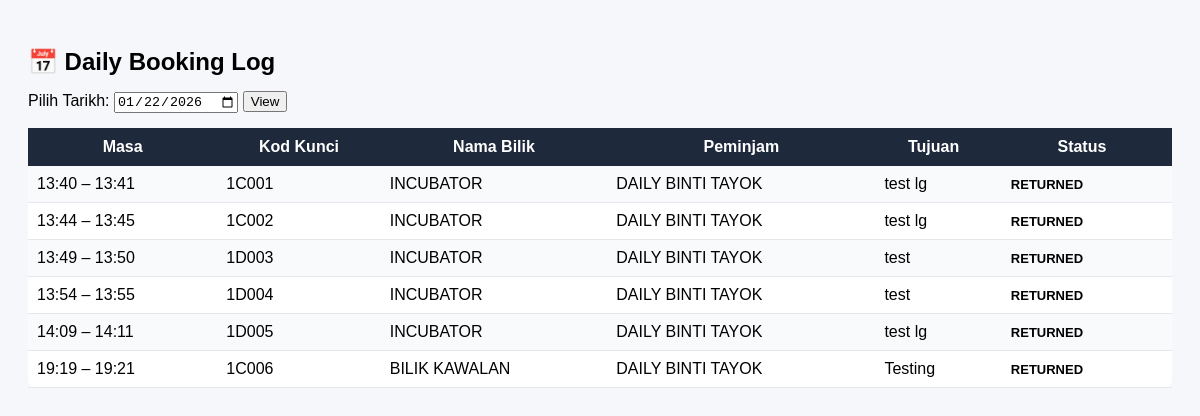
Screenshot of /booking_daily.php?date=2026-01-22 (signed in) with the database file from the repository.
### tables this page shows
CREATE TABLE `bookings` (
  `booking_id` int(11) NOT NULL,
  `room_id` int(11) NOT NULL,
  `key_code` varchar(50) DEFAULT NULL,
  `room_name` varchar(100) DEFAULT NULL,
  `borrower_type` enum('staff','others') NOT NULL,
  `staff_id` int(11) DEFAULT NULL,
  `borrower_name` varchar(150) NOT NULL,
  `phone` varchar(20) DEFAULT NULL,
  `booking_type` enum('time_slot','whole_day') NOT NULL,
  `booking_date` date NOT NULL,
  `start_time` time DEFAULT NULL,
  `end_time` time DEFAULT NULL,
  `end_datetime` datetime DEFAULT NULL,
  `purpose` text DEFAULT NULL,
  `created_at` timestamp NOT NULL DEFAULT current_timestamp(),
  `status` enum('BOOKED','RETURNED') NOT NULL DEFAULT 'BOOKED',
  `overdue_notified` tinyint(1) NOT NULL DEFAULT 0,
  `telegram_chat_id` bigint(20) DEFAULT NULL
);

CREATE TABLE `key_list` (
  `key_id` int(11) NOT NULL,
  `key_code` varchar(20) NOT NULL,
  `room_name` varchar(100) NOT NULL,
  `remarks` varchar(50) NOT NULL,
  `status` enum('AVAILABLE','BOOKED','OVERDUE','') NOT NULL DEFAULT 'AVAILABLE'
);

### booking_daily.php (the view, shortened to what this page needs)
<?php
include "db.php";
$date = $_GET['date'] ?? date('Y-m-d');
$stmt = $conn->prepare("
    SELECT
        b.booking_date,
        b.booking_type,
        b.start_time,
        b.end_time,
        b.borrower_name,
        b.purpose,
        b.status AS booking_status,
        k.key_code,
        k.room_name
    FROM bookings b
    JOIN key_list k ON k.key_id = b.room_id
    WHERE b.booking_date = ?
    ORDER BY b.start_time ASC
");
$stmt->execute([$date]);
$rows = $stmt->fetchAll(PDO::FETCH_ASSOC);
?>
<!DOCTYPE html>
<html>
<head>
</head>
<body>
<h2>📅 Daily Booking Log</h2>
<form method="GET">
    <label>Pilih Tarikh:</label>
    <input type="date" name="date" value="<?= htmlspecialchars($date) ?>">
    <button>View</button>
</form>
<table>
<tr>
    <th>Masa</th>
    <th>Kod Kunci</th>
    <th>Nama Bilik</th>
    <th>Peminjam</th>
    <th>Tujuan</th>
    <th>Status</th>
</tr>
<?php foreach ($rows as $r): ?>
<tr>
    <td>
        <?php if ($r['booking_type'] === 'whole_day'): ?>
            Whole Day
        <?php else: ?>
            <?= substr($r['start_time'],0,5) ?> – <?= substr($r['end_time'],0,5) ?>
        <?php endif; ?>
    </td>
    <td><?= htmlspecialchars($r['key_code']) ?></td>
    <td><?= htmlspecialchars($r['room_name']) ?></td>
    <td><?= htmlspecialchars($r['borrower_name']) ?></td>
    <td><?= htmlspecialchars($r['purpose']) ?></td>
    <td>
        <span class="status <?= $r['booking_status'] ?>">
            <?= strtoupper($r['booking_status']) ?>
        </span>
    </td>
</tr>
<?php endforeach; ?>
</table>
</body>
</html>

### booking_daily.php (style rules this page uses)
body { font-family: Arial, sans-serif; padding: 20px; background: #f5f7fa; }
h2 { margin-bottom: 15px; }
form { margin-bottom: 15px; }
table { width: 100%; border-collapse: collapse; background: white; border-radius: 8px; }
th { background: #1e293b; color: white; padding: 10px; }
td { padding: 9px; border-bottom: 1px solid #e5e7eb; }
tr:nth-child(even) { background: #f8fafc; }
.status { padding: 4px 10px; border-radius: 12px; font-size: 13px; font-weight: bold; }

### rows the page displays
bookings: start_time "13:40", end_time "13:41", key_list.key_code "1C001", key_list.room_name "INCUBATOR", borrower_name "DAILY BINTI TAYOK", purpose "test lg", status "RETURNED"
bookings: start_time "13:44", end_time "13:45", key_list.key_code "1C002", key_list.room_name "INCUBATOR", borrower_name "DAILY BINTI TAYOK", purpose "test lg", status "RETURNED"
bookings: start_time "13:49", end_time "13:50", key_list.key_code "1D003", key_list.room_name "INCUBATOR", borrower_name "DAILY BINTI TAYOK", purpose "test", status "RETURNED"
bookings: start_time "13:54", end_time "13:55", key_list.key_code "1D004", key_list.room_name "INCUBATOR", borrower_name "DAILY BINTI TAYOK", purpose "test", status "RETURNED"
bookings: start_time "14:09", end_time "14:11", key_list.key_code "1D005", key_list.room_name "INCUBATOR", borrower_name "DAILY BINTI TAYOK", purpose "test lg", status "RETURNED"
bookings: start_time "19:19", end_time "19:21", key_list.key_code "1C006", key_list.room_name "BILIK KAWALAN", borrower_name "DAILY BINTI TAYOK", purpose "Testing", status "RETURNED"
